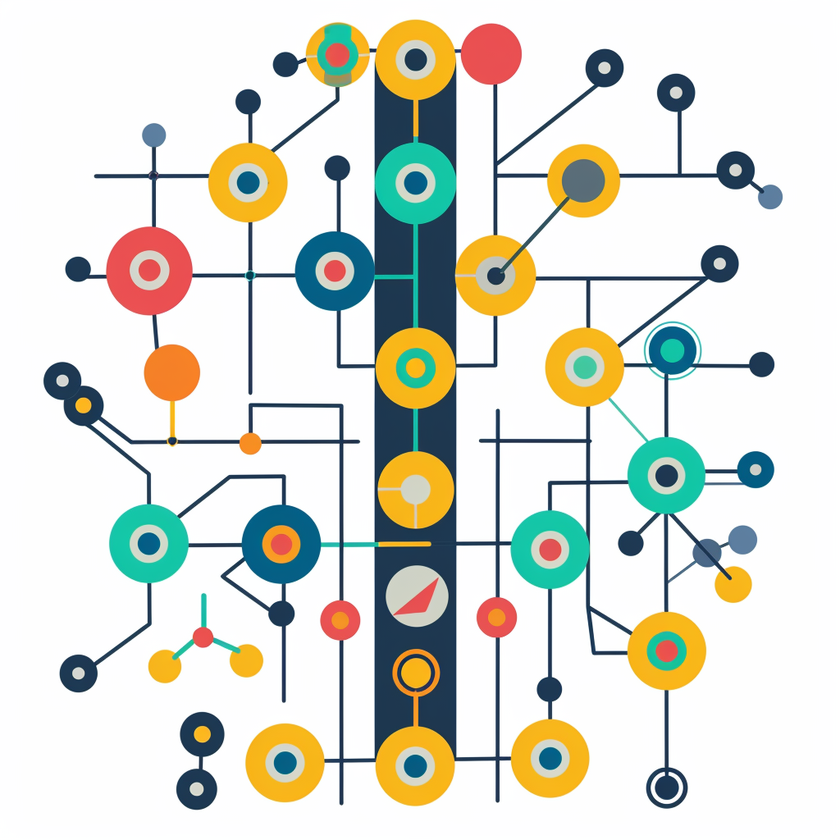
#> input picture B2/cours/02.data_analyse/numpy/img1.png, 840 x 840 px, shrunk from 1024 x 1024 before the run
$ python '03. matplotlib.py'
#> lines starting #> are read from the running program, lines starting #| are printed output that depends on the picture
import numpy as np
import matplotlib.pyplot as plt
import matplotlib.image as mpimg

# image_rgb = np.random.rand(100, 100, 3).round(2)
# print(image_rgb)


# image_rgb_2 = image_rgb.copy()
# image_rgb_2[0, 2, :] = 0

# # print(image_rgb == image_rgb_2)
# # print(np.where(image_rgb != image_rgb_2))
# # indices = np.where(image_rgb != image_rgb_2)

# # print(f"Pixel différent détecté : ligne: {indices[0]}")

img = mpimg.imread("./img1.png")
#> img is the input picture: shape (840, 840, 3) float32; mean R, G, B 0.86, 0.866, 0.832
print(img)
#> (printed output is left out)

# [4 lines of commented-out code are left out]

r, g, b = img[:, :, 0], img[:, :, 1], img[:, :, 2]
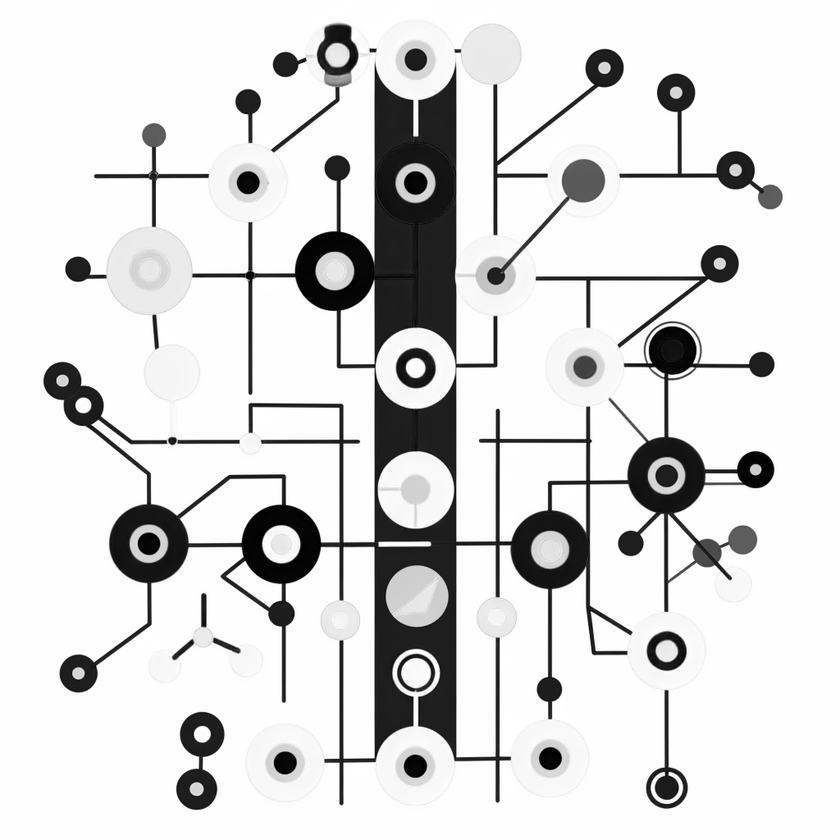
#> r: shape (840, 840) float32; min 0, max 1, mean 0.858
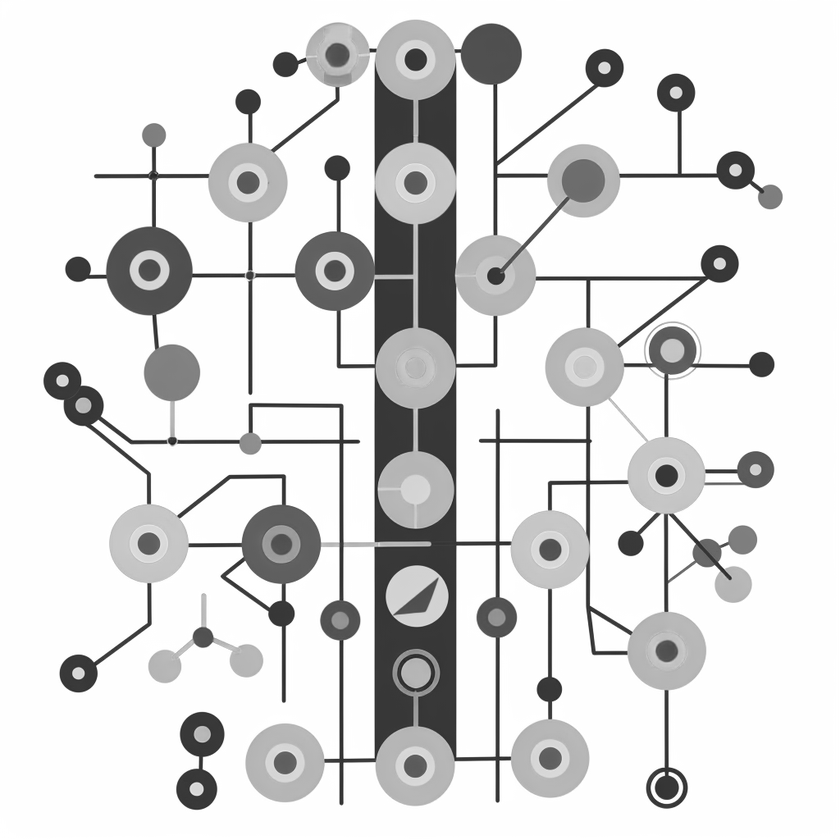
#> g: shape (840, 840) float32; min 0.102, max 1, mean 0.865
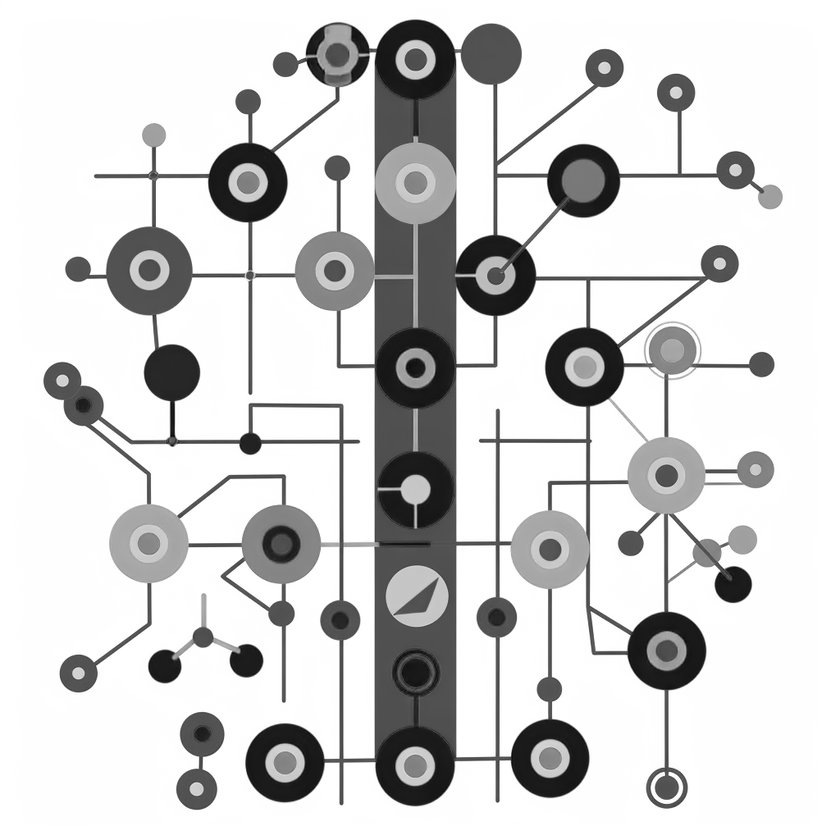
#> b: shape (840, 840) float32; min 0, max 1, mean 0.831
img_gray = r * 0.2989 + g * 0.5870 + b * 0.1140
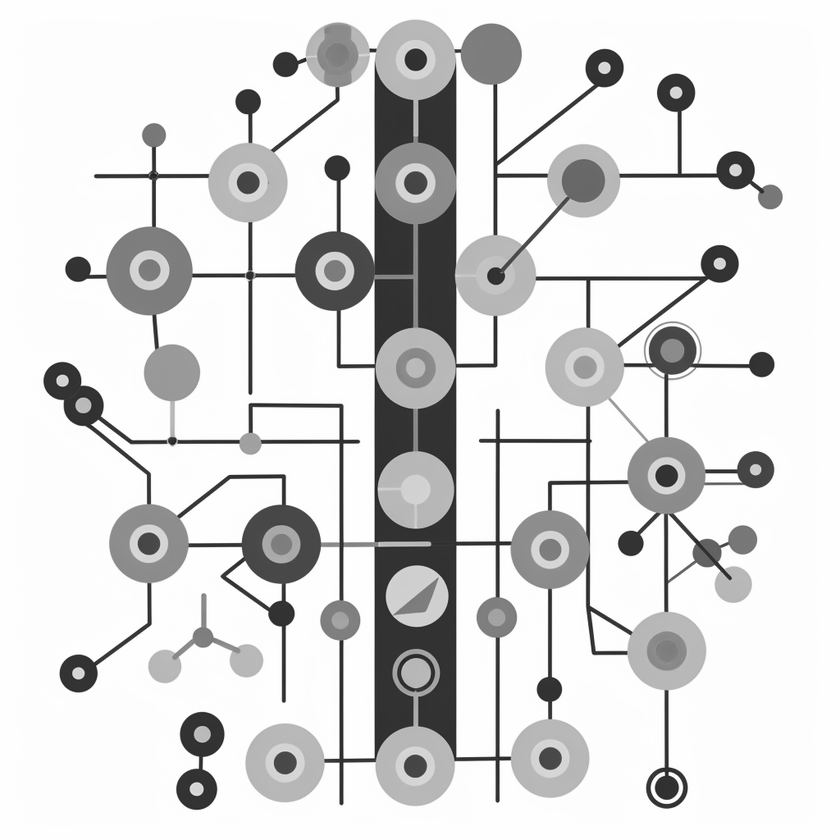
#> img_gray: shape (840, 840) float32; min 0.0992, max 1, mean 0.859

# [4 lines of commented-out code are left out]

plt.subplot(1, 2, 1)
plt.imshow(img)
plt.title("Image originale")

plt.subplot(1, 2, 2)
plt.imshow(img_gray, cmap="gray")
plt.title("Niveaux de gris")

plt.show()
